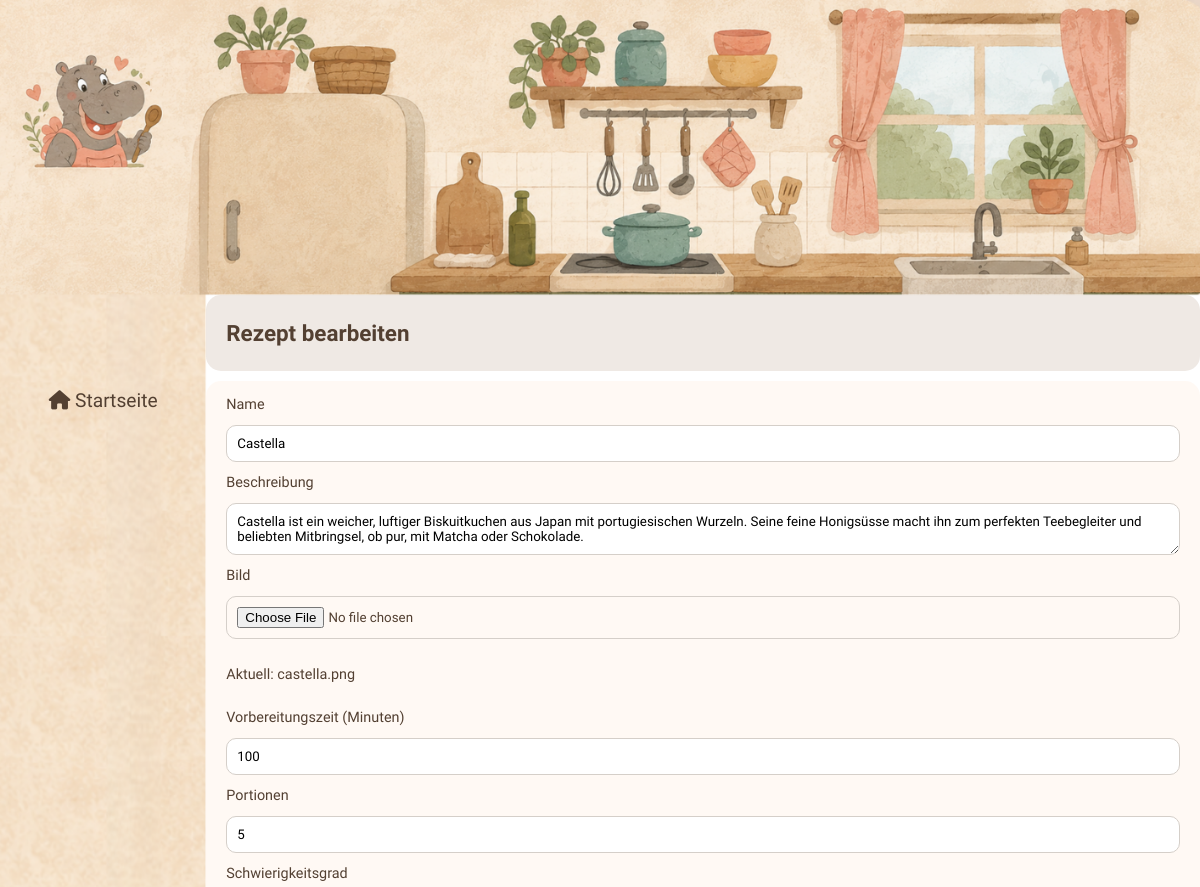
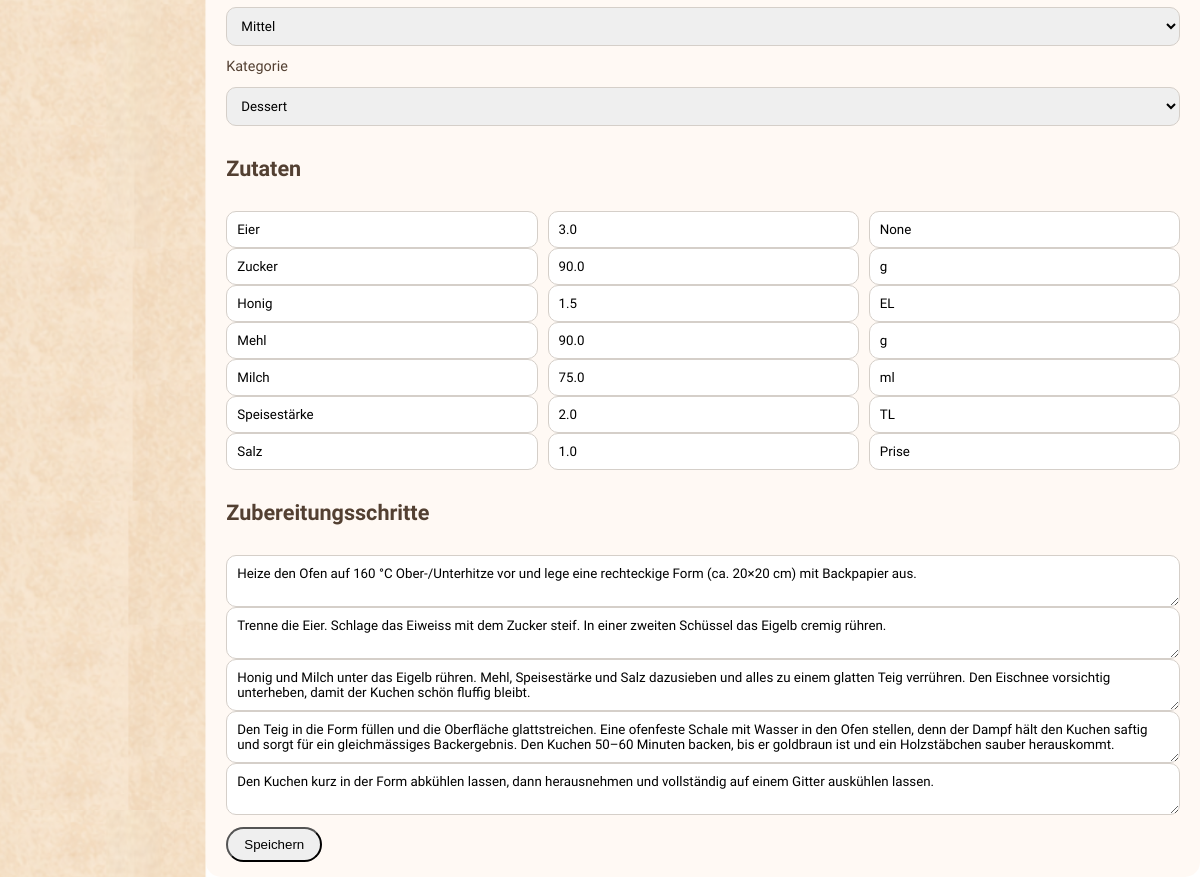
The app's page /recipe/2/edit with its own data (2 pictures, top to bottom).
### app.py (models this page shows)
class Recipe(db.Model):
    id = db.Column(db.Integer, primary_key=True)
    name = db.Column(db.String(100), nullable=False)
    description = db.Column(db.String(500), nullable=False)
    image = db.Column(db.String(200))
    preparation_time = db.Column(db.Integer, nullable=False)
    portions = db.Column(db.Integer, nullable=False)
    difficulty = db.Column(db.String(50), nullable=False)
    category_id = db.Column(db.Integer, db.ForeignKey('category.id'))
    category = db.relationship('Category', backref='recipes')
    is_default = db.Column(db.Boolean, default=False, nullable=False)

class Category(db.Model):
    id = db.Column(db.Integer, primary_key=True)
    name = db.Column(db.String(50), nullable=False)

class Ingredient(db.Model):
    id = db.Column(db.Integer, primary_key=True)
    name = db.Column(db.String(100), nullable=False)
    quantity = db.Column(db.Float)
    measurement_unit = db.Column(db.String(50))
    recipe_id = db.Column(db.Integer, db.ForeignKey('recipe.id'))

class Preparation(db.Model):
    id = db.Column(db.Integer, primary_key=True)
    step_number = db.Column(db.Integer, nullable=False)
    description = db.Column(db.String(500), nullable=False)
    recipe_id = db.Column(db.Integer, db.ForeignKey('recipe.id'))

### app.py (the view, shortened to what this page needs)
@recipe_app.route('/recipe/<int:id>/edit', methods=['GET', 'POST'])
def edit_recipe(id):
    recipe = Recipe.query.get(id)
    ingredients = Ingredient.query.filter_by(recipe_id=id).all()
    steps = Preparation.query.filter_by(recipe_id=id).all()
    categories = Category.query.all()
    return render_template('edit.html', recipe=recipe, ingredients=ingredients, steps=steps, categories=categories)

### templates/edit.html (shortened to what this page needs)
<!DOCTYPE html>
<html lang="de">
  <head>
    <link rel="stylesheet" href="{{ url_for('static', filename='css/style.css') }}">
    <link rel="stylesheet" href="https://cdnjs.cloudflare.com/ajax/libs/font-awesome/6.7.2/css/all.min.css">
  </head>
  <body class="detail-body">
    <div class="detail-sidebar">
      <a href="{{ url_for('home') }}"><i class="fa-solid fa-house"></i> Startseite</a>
    </div>
    <div class="detail-page">
      <div class="detail-main">
        <div class="detail-title-box">
          <h1>Rezept bearbeiten</h1>
        </div>
        <div class="detail-description-box">
          <form method="POST" action="{{ url_for('edit_recipe', id=recipe.id) }}" enctype="multipart/form-data">
            <label>Name</label>
            <input type="text" name="name" value="{{ recipe.name }}" required>
            <label>Beschreibung</label>
            <textarea name="description" required>{{ recipe.description }}</textarea>
            <label>Bild</label>
            <input type="file" name="image" accept="image/*">
            <p>Aktuell: {{ recipe.image }}</p>
            <label>Vorbereitungszeit (Minuten)</label>
            <input type="number" name="preparation_time" value="{{ recipe.preparation_time }}" required>
            <label>Portionen</label>
            <input type="number" name="portions" value="{{ recipe.portions }}" required>
            <label>Schwierigkeitsgrad</label>
            <select name="difficulty">
              <option value="Mittel" {% if recipe.difficulty == 'Mittel' %}selected{% endif %}>Mittel</option>
            </select>
            <label>Kategorie</label>
            <select name="category_id">
              {% for category in categories %}
                <option value="{{ category.id }}" {% if category.id == recipe.category_id %}selected{% endif %}>{{ category.name }}</option>
              {% endfor %}
            </select>
            <h2>Zutaten</h2>
            <div id="ingredients">
              {% for ingredient in ingredients %}
                <div class="ingredient-row">
                  <input type="text" name="ingredient_name_{{ ingredient.id }}" value="{{ ingredient.name }}">
                  <input type="number" name="ingredient_quantity_{{ ingredient.id }}" value="{{ ingredient.quantity }}">
                  <input type="text" name="ingredient_unit_{{ ingredient.id }}" value="{{ ingredient.measurement_unit }}">
                </div>
              {% endfor %}
            </div>
            <h2>Zubereitungsschritte</h2>
            <div id="steps">
              {% for step in steps %}
                <div class="step-row">
                  <textarea name="step_description_{{ step.id }}">{{ step.description }}</textarea>
                </div>
              {% endfor %}
            </div>
            <button type="submit">Speichern</button>
          </form>
        </div>
      </div>
    </div>
  </body>
</html>

### static/css/style.css (style rules this page uses)
html, body { margin: 0; padding: 0; overflow-x: hidden; }
.detail-body { min-height: 100vh; background-image: url("/static/images/detail.png"), url("/static/images/detail-extension.png"); background-size: 100% auto, 100% auto; background-position: top left, bottom left; background-repeat: no-repeat, repeat-y; margin: 0; padding: 0; }
.detail-sidebar { position: absolute; left: 0; top: 0; width: 17.19vw; height: 100vh; display: flex; flex-direction: column; align-items: center; justify-content: center; gap: 15px; z-index: 100; background: transparent; }
.detail-sidebar a, .detail-sidebar button { text-decoration: none; color: #534032; font-family: 'Cause', sans-serif; font-size: 1.2rem; background: none; border: none; cursor: pointer; padding: 0; }
.detail-page { padding-top: 24.61vw; padding-left: 17.19vw; box-sizing: border-box; }
.detail-main { flex: 1; display: flex; flex-direction: column; gap: 10px; }
.detail-title-box { font-family: 'Cause', sans-serif; background-color: rgba(216, 200, 188, 0.4); border-radius: 15px; padding: 10px 20px; color: #534032; }
.detail-title-box h1 { font-size: 1.4rem; color: #534032; }
.detail-description-box { font-family: 'Cause', sans-serif; background-color: rgba(255, 248, 242, 0.8); border-radius: 15px; padding: 15px 20px; color: #534032; font-size: 0.9rem; min-height: 80px; }
.detail-description-box form { display: flex; flex-direction: column; gap: 12px; }
.detail-description-box input, .detail-description-box textarea, .detail-description-box select { width: 100%; padding: 10px; border-radius: 10px; border: 1px solid #d5cfc9; box-sizing: border-box; font-family: inherit; }
.detail-description-box button { width: fit-content; padding: 8px 16px; border-radius: 20px; }
.ingredient-row, .step-row { display: flex; gap: 10px; }
.ingredient-row input { flex: 1; }

### records on screen
Recipe: name "Castella", description "Castella ist ein weicher, luftiger Biskuitkuchen aus Japan mit portugiesischen Wurzeln. Seine feine Honigsüsse macht ihn zum perfekten Teebegleiter und beliebten Mitbringsel, ob pur, mit Matcha oder Schokolade.", image "castella.png", preparation_time "100", portions "5", difficulty "Mittel", category_id "Dessert"
Ingredient: name "Eier", quantity "3.0", measurement_unit "None"
Ingredient: name "Zucker", quantity "90.0", measurement_unit "g"
Ingredient: name "Honig", quantity "1.5", measurement_unit "EL"
Ingredient: name "Mehl", quantity "90.0", measurement_unit "g"
Ingredient: name "Milch", quantity "75.0", measurement_unit "ml"
Ingredient: name "Speisestärke", quantity "2.0", measurement_unit "TL"
Ingredient: name "Salz", quantity "1.0", measurement_unit "Prise"
Preparation: id "Heize den Ofen auf 160 °C Ober-/Unterhitze vor und lege eine rechteckige Form (ca. 20×20 cm) mit Backpapier aus."
Preparation: id "Trenne die Eier. Schlage das Eiweiss mit dem Zucker steif. In einer zweiten Schüssel das Eigelb cremig rühren."
Preparation: id "Honig und Milch unter das Eigelb rühren. Mehl, Speisestärke und Salz dazusieben und alles zu einem glatten Teig verrühren. Den Eischnee vorsichtig unterheben, damit der Kuchen schön fluffig bleibt."
Preparation: id "Den Teig in die Form füllen und die Oberfläche glattstreichen. Eine ofenfeste Schale mit Wasser in den Ofen stellen, denn der Dampf hält den Kuchen saftig und sorgt für ein gleichmässiges Backergebnis. Den Kuchen 50–60 Minuten backen, bis er goldbraun ist und ein Holzstäbchen sauber herauskommt."
Preparation: id "Den Kuchen kurz in der Form abkühlen lassen, dann herausnehmen und vollständig auf einem Gitter auskühlen lassen."
